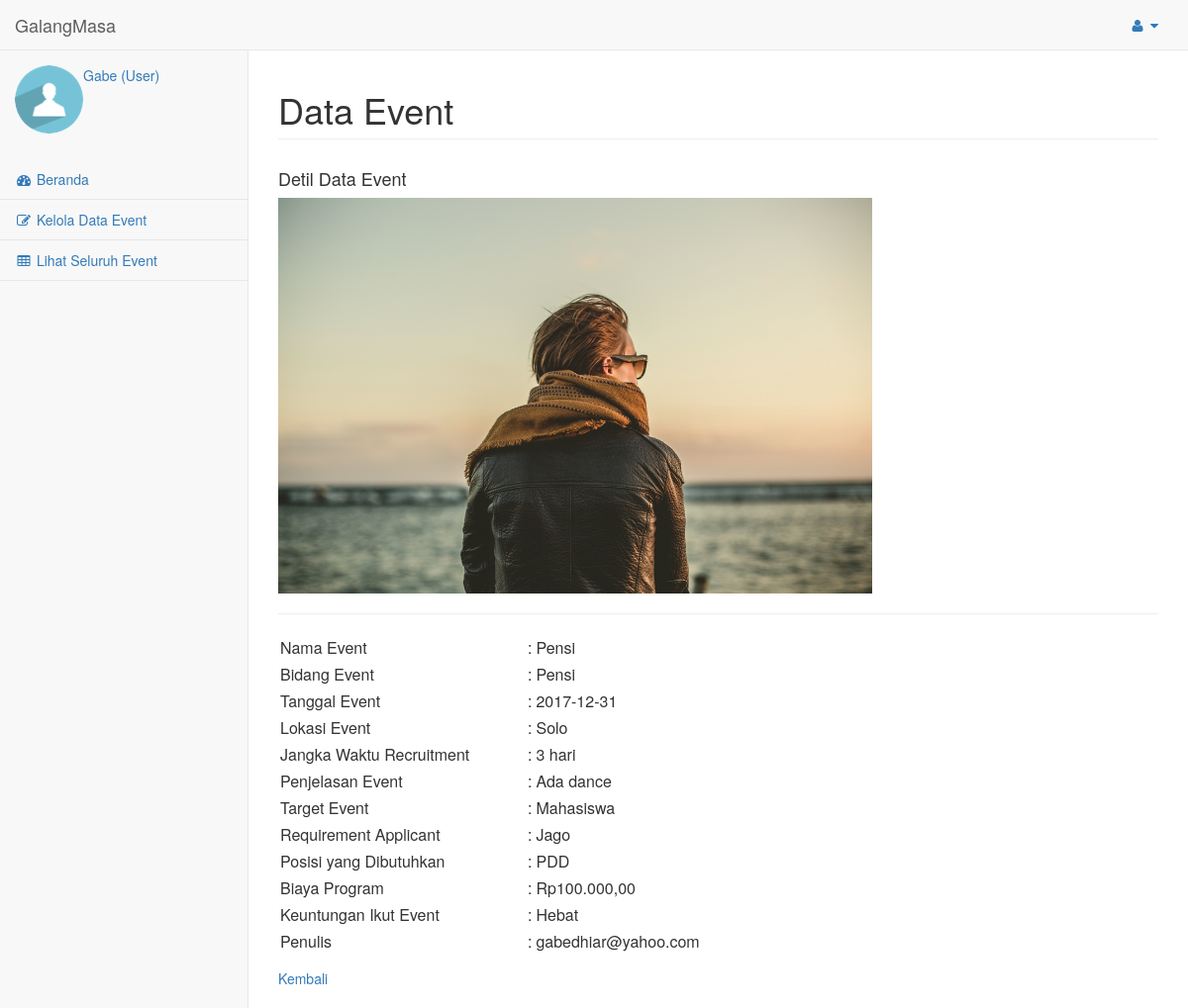
Page /user/lihat_event/detil.php?num=1 (signed in) on the committed database.
### tables this page shows
CREATE TABLE `data_event` (
  `num` int(11) NOT NULL,
  `nama` text NOT NULL,
  `bidang` text NOT NULL,
  `tanggal` text NOT NULL,
  `lokasi` text NOT NULL,
  `jangka` text,
  `penjelasan` text,
  `target` text,
  `req` text,
  `posisi` text,
  `biaya` text,
  `keuntungan` text,
  `penulis` text NOT NULL
);

### user/lihat_event/detil.php (the view, shortened to what this page needs)
<html>
	<head>
		<link href="../../vendor/bootstrap/css/bootstrap.min.css" rel="stylesheet">
		<link href="../../vendor/metisMenu/metisMenu.min.css" rel="stylesheet">
		<link href="../../dist/css/sb-admin-2.css" rel="stylesheet">
		<link href="../../vendor/morrisjs/morris.css" rel="stylesheet">
		<link href="../../vendor/font-awesome/css/font-awesome.min.css" rel="stylesheet" type="text/css">
	</head>
	<body>
		<div id="wrapper">
			<?php
				include('../../navigasi/nav4.php')
			?>
			<div id="page-wrapper">
				<div class="row">
					<div class="col-lg-12">
						<h1 class="page-header">Data Event</h1>
					</div>
				</div>
				<div class="row">
					<div class="col-lg-12">
						<h4>Detil Data Event</h4>
						<?php
						$num = $_GET['num'];
						$file_foto = "../../uploads/foto_".$num.".jpg";
						if (file_exists($file_foto)){
							echo '<a href="'.$file_foto.'"><img src="'.$file_foto.'" width="600"></a>';
						}
						else{
							echo 'Foto Belum Diunggah';
						}
						echo '<hr/>';
						$queryUser = "SELECT * FROM data_event WHERE num='$num'";
						if ($r = mysql_query($queryUser))
						{
							$baris = mysql_fetch_array($r);
							$nama = htmlentities($baris['nama']);
							$bidang = htmlentities($baris['bidang']);
							$tanggal = htmlentities($baris['tanggal']);
							$lokasi = htmlentities($baris['lokasi']);
							$jangka = htmlentities($baris['jangka']);
							$penjelasan = htmlentities($baris['penjelasan']);
							$target = htmlentities($baris['target']);
							$req = htmlentities($baris['req']);
							$posisi = htmlentities($baris['posisi']);
							$biaya = htmlentities($baris['biaya']);
							$keuntungan = htmlentities($baris['keuntungan']);
							$penulis = htmlentities($baris['penulis']);
							?>
							<center>
							<form>
								<table width="100%" border="0" cellpadding="5" cellspacing="5">
									<tr>
										<td width="250">Nama Event</td>
										<td width="3">:</td>
										<td><?php echo $nama; ?></td>
									</tr>
									<tr>
										<td width="250">Bidang Event</td>
										<td width="3">:</td>
										<td><?php echo $bidang; ?></td>
									</tr>
									<tr>
										<td width="250">Tanggal Event</td>
										<td width="3">:</td>
										<td><?php echo $tanggal; ?></td>
									</tr>
									<tr>
										<td width="250">Lokasi Event</td>
										<td width="3">:</td>
										<td><?php echo $lokasi; ?></td>
									</tr>
									<tr>
										<td width="250">Jangka Waktu Recruitment</td>
										<td width="3">:</td>
										<td><?php echo $jangka; ?></td>
									</tr>
									<tr>
										<td width="250">Penjelasan Event</td>
										<td width="3">:</td>
										<td><?php echo $penjelasan; ?></td>
									</tr>
									<tr>
										<td width="250">Target Event</td>
										<td width="3">:</td>
										<td><?php echo $target; ?></td>
									</tr>
									<tr>
										<td width="250">Requirement Applicant</td>
										<td width="3">:</td>
										<td><?php echo $req; ?></td>
									</tr>
									<tr>
										<td width="250">Posisi yang Dibutuhkan</td>
										<td width="3">:</td>
										<td><?php echo $posisi; ?></td>
									</tr>
									<tr>
										<td width="250">Biaya Program</td>
										<td width="3">:</td>
										<td><?php echo $biaya; ?></td>
									</tr>
									<tr>
										<td width="250">Keuntungan Ikut Event</td>
										<td width="3">:</td>
										<td><?php echo $keuntungan; ?></td>
									</tr>
									<tr>
										<td width="250">Penulis</td>
										<td width="3">:</td>
										<td><?php echo $penulis; ?></td>
									</tr>
								</table>
							</form>
						</center>
						<?php
						} else {
							echo "<p>Data kosong.</p>";
						}
						?>
					<a href="../lihat_event/">Kembali</a>
					<br/>
					<br/>
					</div>
				</div>
			</div>
		</div>
	</body>
</html>

### rows in the picture
data_event: nama "Pensi", bidang "Pensi", tanggal "2017-12-31", lokasi "Solo", jangka "3 hari", penjelasan "Ada dance", target "Mahasiswa", req "Jago", posisi "PDD", biaya "Rp100.000,00", keuntungan "Hebat", penulis "gabedhiar@yahoo.com"

### other values in the picture
$_SESSION['nama'] "Gabe"
$_SESSION['posisi'] "User"
